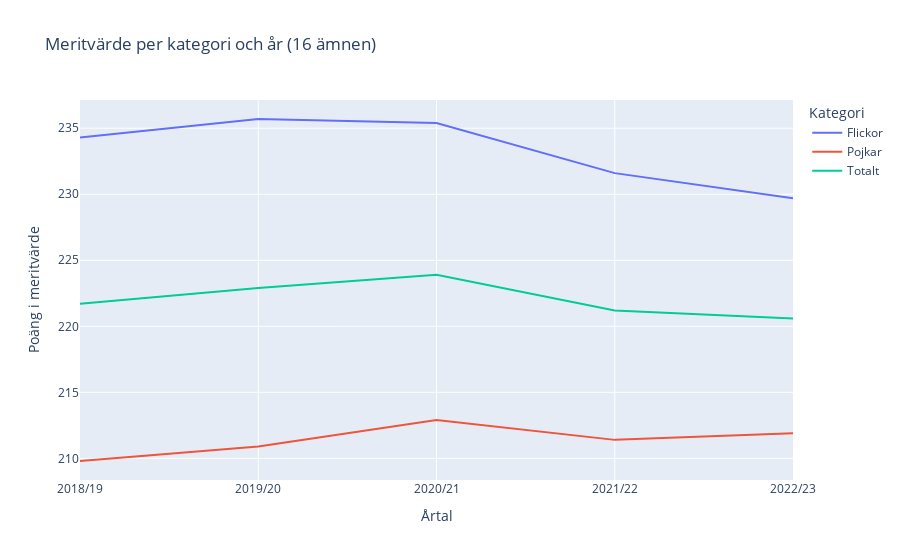

The cell this chart's notebook holds for it:
### Code cell
# Read the data from the relevant sheet (Tabell 1B) in the XLSX file and store in a dataframe
df_merit_16 = df_table_1b.iloc[:, :4] # Select the columns with the merit values for 16 subjects

# Fig object to use with plotly express to create a line diagram
fig_merit_16 = px.line(
    df_merit_16,
    x='År',
    y=['Flickor', 'Pojkar', 'Totalt'],
    title='Meritvärde per kategori och år (16 ämnen)',
    labels={'År': 'Årtal', 'value': 'Poäng i meritvärde', 'variable': 'Kategori'},
)

fig_merit_16.show()

# Save the plot as a html file
fig_merit_16.write_html("visualisation/Merit_Value.html")

### Figure 1 — Plotly figure (JSON) as saved in the notebook; plotly's stock layout.template omitted (floating-point values rounded to 4 significant figures)
{"data": [{"hovertemplate": "Kategori=Flickor<br>Årtal=%{x}<br>Poäng i meritvärde=%{y}<extra></extra>", "legendgroup": "Flickor", "line": {"color": "#636efa", "dash": "solid"}, "marker": {"symbol": "circle"}, "mode": "lines", "name": "Flickor", "orientation": "v", "showlegend": true, "type": "scatter", "x": ["2018/19", "2019/20", "2020/21", "2021/22", "2022/23"], "xaxis": "x", "y": [234.3, 235.7, 235.4, 231.6, 229.7], "yaxis": "y"}, {"hovertemplate": "Kategori=Pojkar<br>Årtal=%{x}<br>Poäng i meritvärde=%{y}<extra></extra>", "legendgroup": "Pojkar", "line": {"color": "#EF553B", "dash": "solid"}, "marker": {"symbol": "circle"}, "mode": "lines", "name": "Pojkar", "orientation": "v", "showlegend": true, "type": "scatter", "x": ["2018/19", "2019/20", "2020/21", "2021/22", "2022/23"], "xaxis": "x", "y": [209.8, 210.9, 212.9, 211.4, 211.9], "yaxis": "y"}, {"hovertemplate": "Kategori=Totalt<br>Årtal=%{x}<br>Poäng i meritvärde=%{y}<extra></extra>", "legendgroup": "Totalt", "line": {"color": "#00cc96", "dash": "solid"}, "marker": {"symbol": "circle"}, "mode": "lines", "name": "Totalt", "orientation": "v", "showlegend": true, "type": "scatter", "x": ["2018/19", "2019/20", "2020/21", "2021/22", "2022/23"], "xaxis": "x", "y": [221.7, 222.9, 223.9, 221.2, 220.6], "yaxis": "y"}], "layout": {"legend": {"title": {"text": "Kategori"}, "tracegroupgap": 0}, "title": {"text": "Meritvärde per kategori och år (16 ämnen)"}, "xaxis": {"anchor": "y", "domain": [0, 1], "title": {"text": "Årtal"}}, "yaxis": {"anchor": "x", "domain": [0, 1], "title": {"text": "Poäng i meritvärde"}}}}
